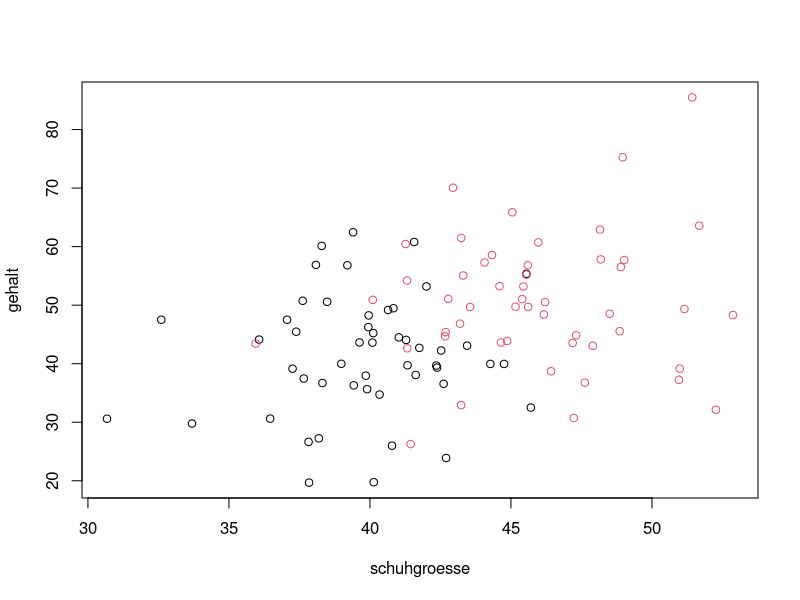

This figure's R source:
n = 50
frauen = data.frame(
  gehalt = rnorm(n, 40, 10),
  schuhgroesse = rnorm(n, 40, 3),
  geschlecht = 1
)

maenner = data.frame(
  gehalt = rnorm(n, 50, 10),
  schuhgroesse = rnorm(n, 45, 3),
  geschlecht = 2
)

all = rbind(frauen, maenner)
plot(gehalt ~ schuhgroesse, all, col=all$geschlecht)
cor(all$gehalt, all$schuhgroesse)
